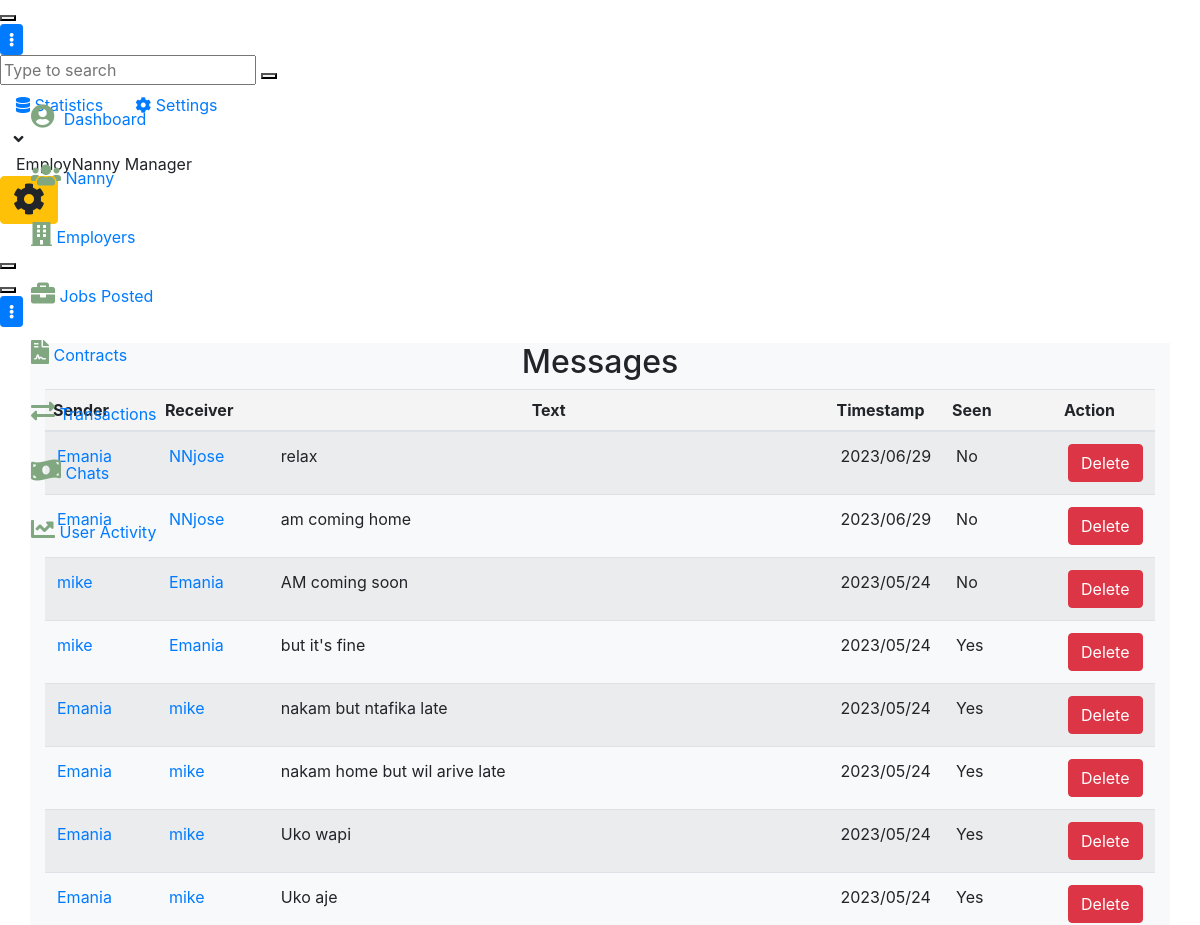
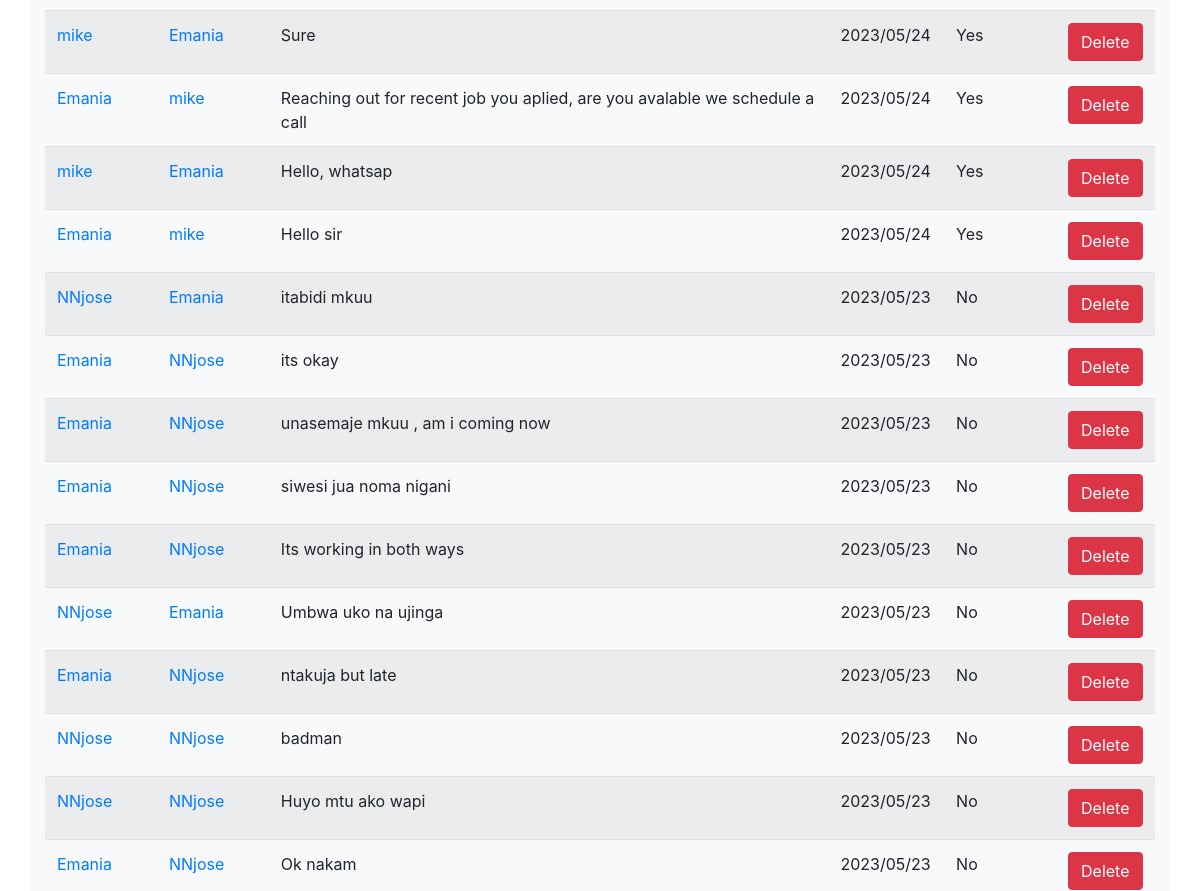
Page /reports/chats (upper part) on the earlier database version (2 pictures, top to bottom).
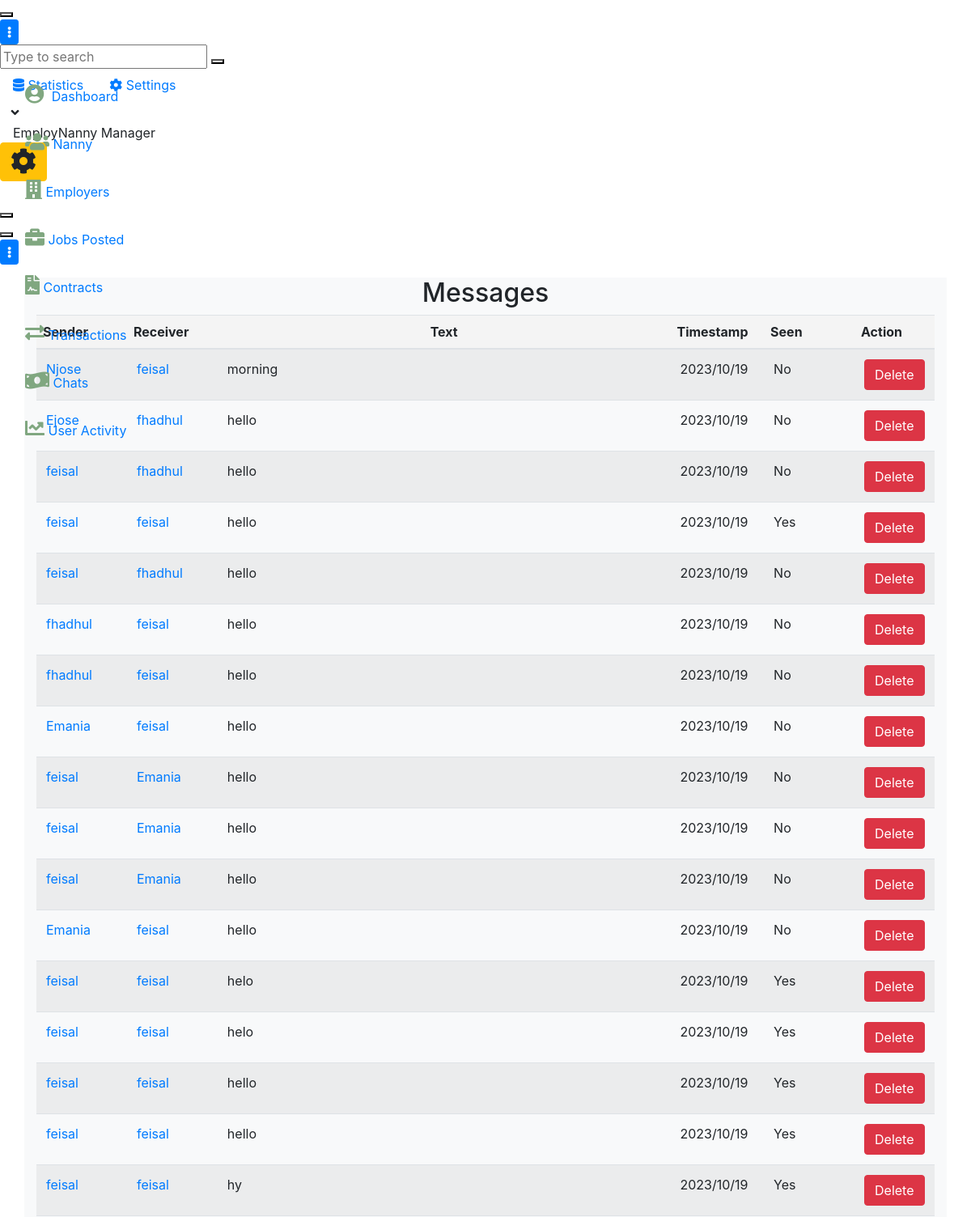
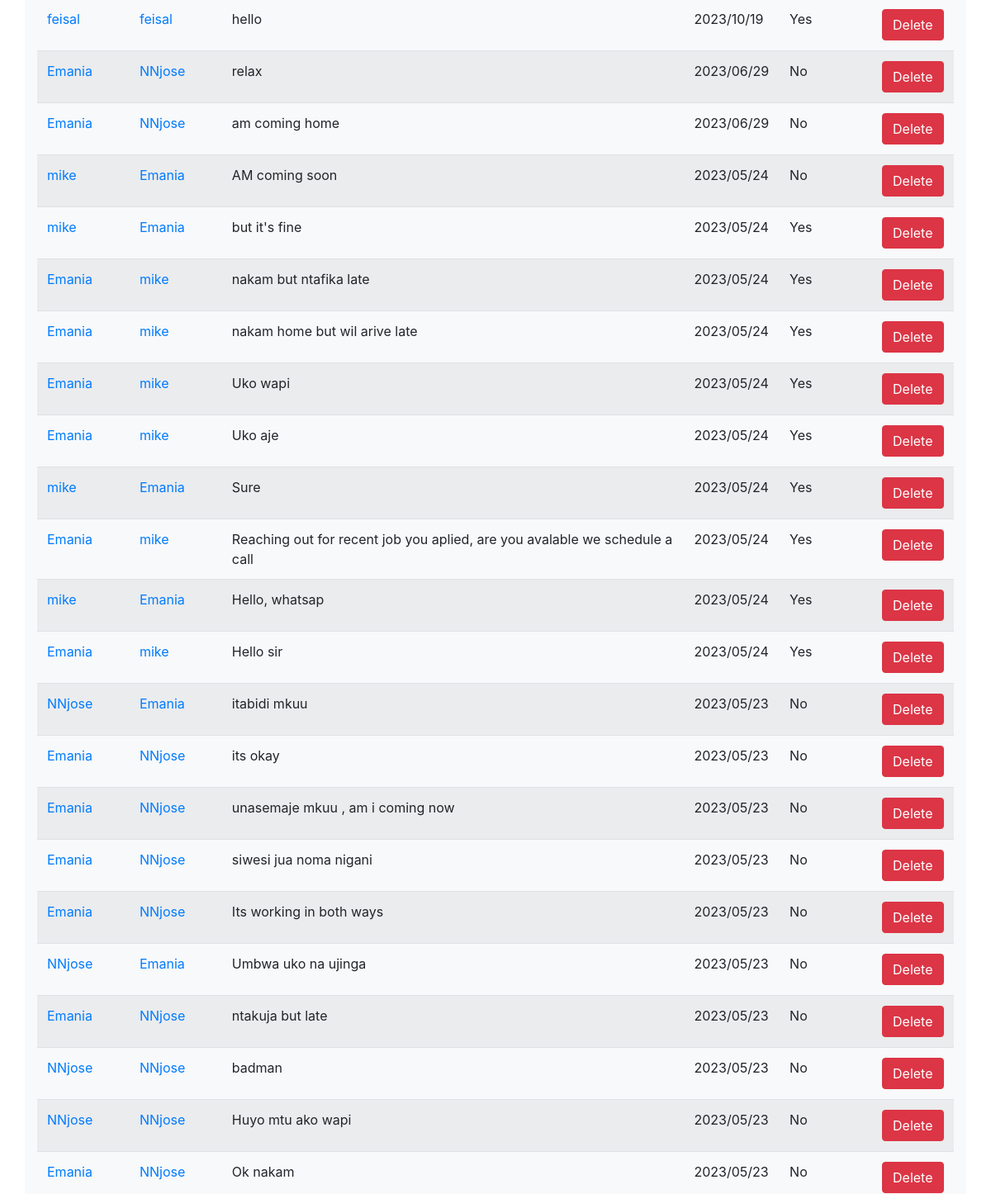
Same page on the later database version (2 pictures, top to bottom).
### messaging/models.py (models this page shows, shortened)
class Message(models.Model):
    sender = models.ForeignKey(
        User, on_delete=models.CASCADE, related_name='sent_messages')
    receiver = models.ForeignKey(
        User, on_delete=models.CASCADE, related_name='received_messages')
    timestamp = models.DateTimeField(auto_now_add=True)
    text = models.TextField()
    is_seen = models.BooleanField(default=False)
    class Meta:
        ordering = ['-timestamp']

### AdminReports/views.py (the view)
# urls.py: path('chats', views.messages, name="chats"),
def messages(request):
    chats = Message.objects.all()
    context = {
        'chats': chats
    }
    return render(request, "admin/chats.html", context)

### AdminReports/templates/admin/chats.html
  {% extends 'admin/baseadmin.html' %}
{% block content %}
</div>
                <div class="app-main__outer">
<div class="app-main__inner">
<div class="container bg-light" style="min-width: 90%;">
    <h2 class="text-center">Messages </h2>
  <table class="table table-striped">
    <thead>
      <tr>
        <th style="width: 10%; padding: 8px; background-color: #f4f4f4">Sender</th>
        <th style="width: 10%; padding: 8px; background-color: #f4f4f4">Receiver</th>
        <th style="width: 50%; padding: 8px; background-color: #f4f4f4" class="text-center">Text</th>
        <th style="width: 10%; padding: 8px; background-color: #f4f4f4">Timestamp</th>
        <th style="width: 10%; padding: 8px; background-color: #f4f4f4">Seen</th>
        <th style="width: 5%; padding: 8px; background-color: #f4f4f4">Action</th>
      </tr>
    </thead>
    <tbody>
      {% for chat in chats %}
        <tr>
          <td><a href="#">{{ chat.sender.username }}</a></td>
          <td><a href="#">{{ chat.receiver.username }}</a></td>
          <td>{{ chat.text }}</td>
            <td>{{ chat.timestamp|date:"Y/m/d" }}</td>
          <td>{% if chat.is_seen %}Yes{% else %}No{% endif %}</td>
           <td><a href="{% url 'delete_message' chat.id %}" class="btn btn-danger">Delete</a></td>
        </tr>
      {% empty %}
        <tr>
          <td colspan="5">No conversations found.</td>
        </tr>
      {% endfor %}
    </tbody>
  </table>
</div>
</div>
</div>
{% endblock content %}

Differences in the rows shown:
added Message: sender.username "Njose", receiver.username "feisal", text "morning", timestamp "2023/10/19", is_seen "No"
added Message: sender.username "Ejose", receiver.username "fhadhul", text "hello", timestamp "2023/10/19", is_seen "No"
added Message: sender.username "feisal", receiver.username "fhadhul", text "hello", timestamp "2023/10/19", is_seen "No"
added Message: sender.username "feisal", receiver.username "feisal", text "hello", timestamp "2023/10/19", is_seen "Yes"
added Message: sender.username "feisal", receiver.username "fhadhul", text "hello", timestamp "2023/10/19", is_seen "No"
added Message: sender.username "fhadhul", receiver.username "feisal", text "hello", timestamp "2023/10/19", is_seen "No"
added Message: sender.username "fhadhul", receiver.username "feisal", text "hello", timestamp "2023/10/19", is_seen "No"
added Message: sender.username "Emania", receiver.username "feisal", text "hello", timestamp "2023/10/19", is_seen "No"
added Message: sender.username "feisal", receiver.username "Emania", text "hello", timestamp "2023/10/19", is_seen "No"
added Message: sender.username "feisal", receiver.username "Emania", text "hello", timestamp "2023/10/19", is_seen "No"
added Message: sender.username "feisal", receiver.username "Emania", text "hello", timestamp "2023/10/19", is_seen "No"
added Message: sender.username "Emania", receiver.username "feisal", text "hello", timestamp "2023/10/19", is_seen "No"
added Message: sender.username "feisal", receiver.username "feisal", text "helo", timestamp "2023/10/19", is_seen "Yes"
added Message: sender.username "feisal", receiver.username "feisal", text "helo", timestamp "2023/10/19", is_seen "Yes"
added Message: sender.username "feisal", receiver.username "feisal", text "hello", timestamp "2023/10/19", is_seen "Yes"
added Message: sender.username "feisal", receiver.username "feisal", text "hello", timestamp "2023/10/19", is_seen "Yes"
added Message: sender.username "feisal", receiver.username "feisal", text "hy", timestamp "2023/10/19", is_seen "Yes"
added Message: sender.username "feisal", receiver.username "feisal", text "hello", timestamp "2023/10/19", is_seen "Yes"
